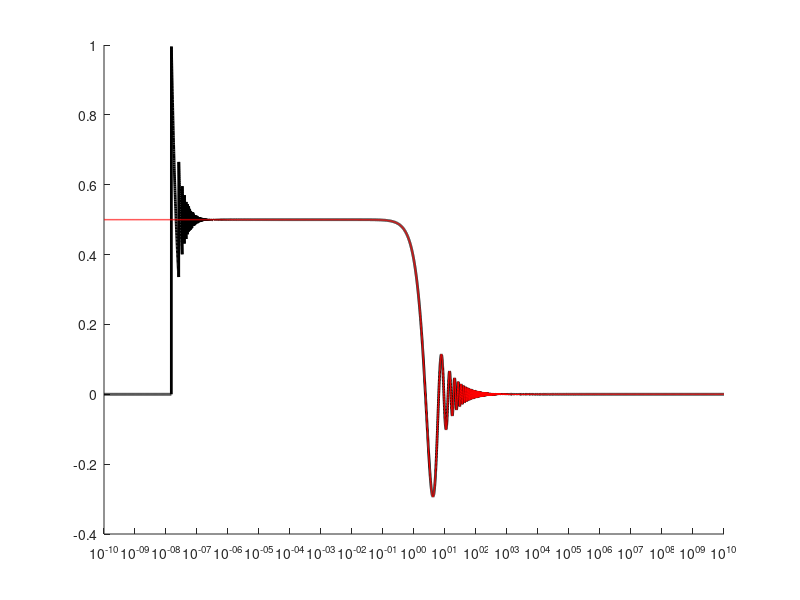

Reproduce this figure in MATLAB. (Note: this script raises an error after producing the figure.)
close all; clear; clc;
%%
Ns      =   1E4;
%%
j       =   sqrt(-1);
x       =   logspace(-10,10,Ns);
y       =   (exp(-j*x).*(1+j*x)-1)./x.^2;
%%
figure()
hold on
plot(x,real(y),'-k','LineWidth',2)
y(x<10E-4)  =   0.5;
plot(x,real(y),'-r','LineWidth',1)
hold off
set(gca,'XScale','log')
%%
a       =   1E-1;
b       =   1.4;
ANS     =   f(a,b,'+');
fprintf('(%21.14E %21.14E)\n', real(ANS), imag(ANS));
ANS     =   f(a,b,'-');
fprintf('(%21.14E %21.14E)\n', real(ANS), imag(ANS));
%%
function[F]=f(a,b,s)
j       =   sqrt(-1);
if (abs(a)<1E-4)
    F       =   0.5*exp(j*b);
else
    if s=='+'
        F      =   exp(j*b)*(exp(-j*a).*(1+j*a)-1)./a.^2;
    end
    if s=='-'
        F      =   exp(j*b)*(exp(+j*a).*(1-j*a)-1)./a.^2;
    end
end
end
%%
